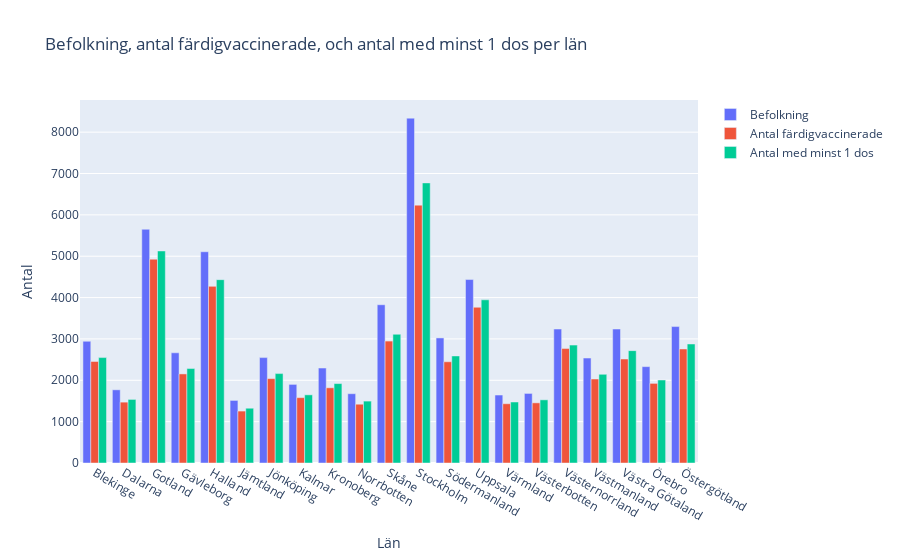

Notebook code cell kept with this figure:
### Markdown cell above
## f) Draw a bar chart with counties in the x-axis and bars for population> 16 years, number at least 1 dose and number fully vaccinated.

### Code cell
from plotly.subplots import make_subplots # obtain 3 bars in the same shart based on :https://plotly.com/python/creating-and-updating-figures/

fig3 = make_subplots()
fig3.add_bar(name="Befolkning", x=vaccin_län["Län_namn"], y=vaccin_län["Befolkning"])
fig3.add_bar(name="Antal färdigvaccinerade", x=vaccin_län["Län_namn"], y=vaccin_län["Antal färdigvaccinerade"])
fig3.add_bar(name="Antal med minst 1 dos", x=vaccin_län["Län_namn"], y=vaccin_län["Antal minst 1 dos"])
      
fig3.update_layout( xaxis_title='Län', yaxis_title='Antal', 
                    title="Befolkning, antal färdigvaccinerade, och antal med minst 1 dos per län")
fig3.update_layout(barmode='group')
fig3.show()
fig3.write_html("Visualiseringar/Uppgift2_Befolkning, antal färdigvaccinerade, och antal med minst 1 dos per län.html")

### Figure 1 — Plotly figure (JSON) as saved in the notebook; plotly's stock layout.template omitted (floating-point values rounded to 4 significant figures)
{"data": [{"name": "Befolkning", "type": "bar", "x": ["Blekinge", "Dalarna", "Gotland", "Gävleborg", "Halland", "Jämtland", "Jönköping", "Kalmar", "Kronoberg", "Norrbotten", "Skåne", "Stockholm", "Södermanland", "Uppsala", "Värmland", "Västerbotten", "Västernorrland", "Västmanland", "Västra Götaland", "Örebro", "Östergötland"], "y": [2944.0, 1770.0, 5651.0, 2665.0, 5108.0, 1513.0, 2548.0, 1901.0, 2296.0, 1676.0, 3827.0, 8339.0, 3024.0, 4436.0, 1644.0, 1683.0, 3240.0, 2538.0, 3240.0, 2330.0, 3299.0]}, {"name": "Antal färdigvaccinerade", "type": "bar", "x": ["Blekinge", "Dalarna", "Gotland", "Gävleborg", "Halland", "Jämtland", "Jönköping", "Kalmar", "Kronoberg", "Norrbotten", "Skåne", "Stockholm", "Södermanland", "Uppsala", "Värmland", "Västerbotten", "Västernorrland", "Västmanland", "Västra Götaland", "Örebro", "Östergötland"], "y": [2455.0, 1472.0, 4929.0, 2154.0, 4271, 1256.0, 2040.0, 1580.0, 1818.0, 1422.0, 2948.0, 6235.0, 2448.0, 3766.0, 1434.0, 1454.0, 2767.0, 2031.0, 2515.0, 1925.0, 2758.0]}, {"name": "Antal med minst 1 dos", "type": "bar", "x": ["Blekinge", "Dalarna", "Gotland", "Gävleborg", "Halland", "Jämtland", "Jönköping", "Kalmar", "Kronoberg", "Norrbotten", "Skåne", "Stockholm", "Södermanland", "Uppsala", "Värmland", "Västerbotten", "Västernorrland", "Västmanland", "Västra Götaland", "Örebro", "Östergötland"], "y": [2549.0, 1538.0, 5127, 2284.0, 4433.0, 1324.0, 2162.0, 1648.0, 1920.0, 1497.0, 3112.0, 6773.0, 2589.0, 3946.0, 1475.0, 1528.0, 2851.0, 2144.0, 2717.0, 2007.0, 2878.0]}], "layout": {"barmode": "group", "title": {"text": "Befolkning, antal färdigvaccinerade, och antal med minst 1 dos per län"}, "xaxis": {"anchor": "y", "domain": [0, 1], "title": {"text": "Län"}}, "yaxis": {"anchor": "x", "domain": [0, 1], "title": {"text": "Antal"}}}}
